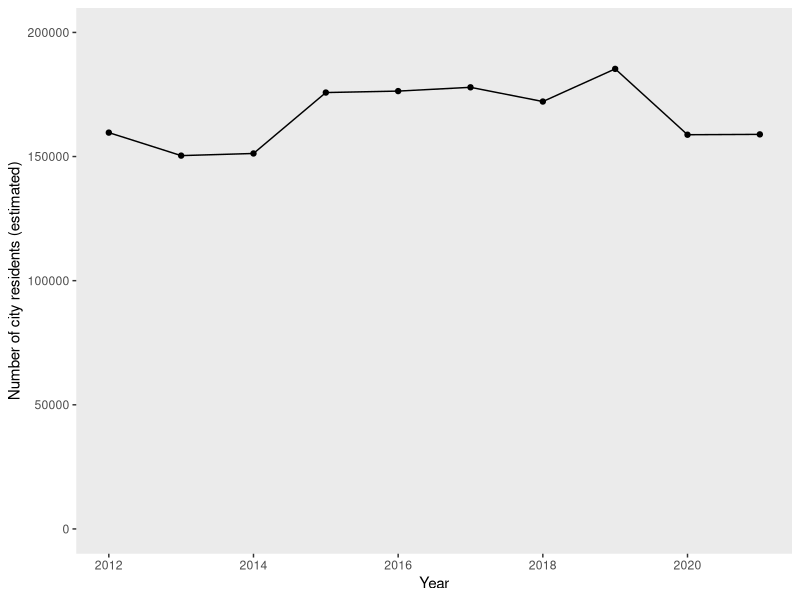
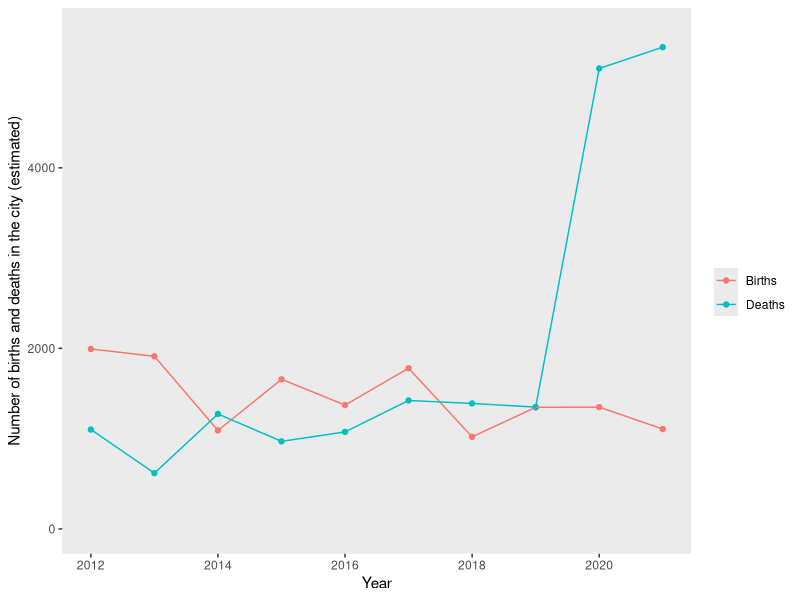
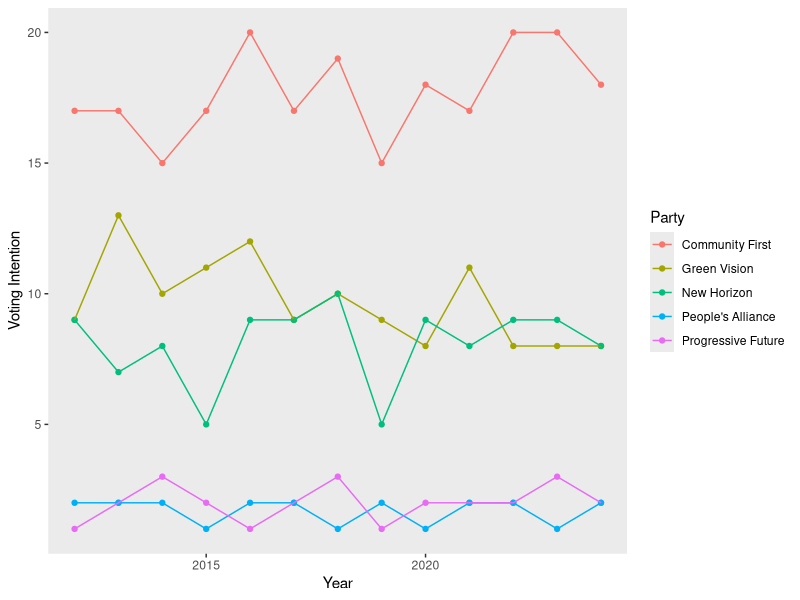
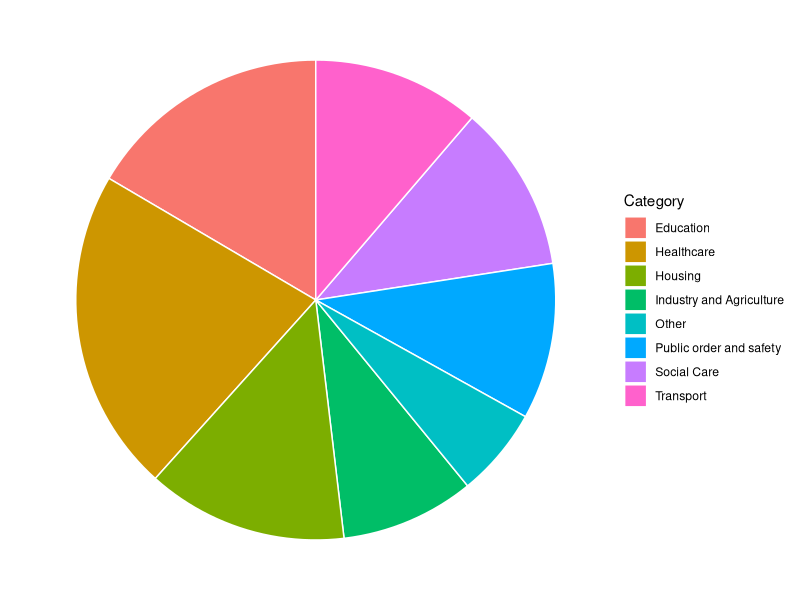
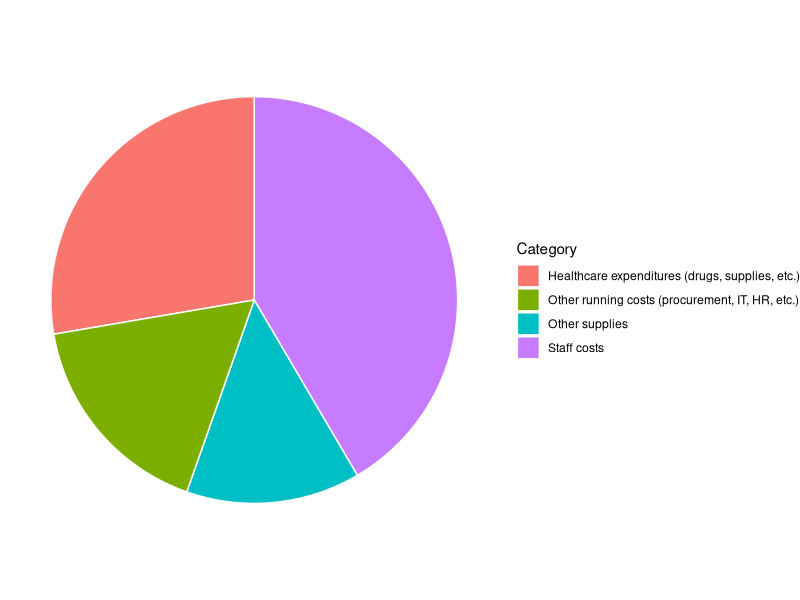

Reproduce these figures in R, in order.
## ---- chunk 1

library(ggplot2)
library(knitr)
## ---- chunk 2
outbreak_deaths <- floor(runif(1, min = 10, max = 30))
outbreak_cases <- floor(runif(1, min = 400, max = 700))
outbreak_icu <- floor(runif(1, min = 10, max = 30))

## ---- chunk 3

Pop <- c(sample(150000:170000, size=3, replace=TRUE), sample(170000:180000, size=3, replace=TRUE), sample(190000:170000, size=2, replace=TRUE), sample(150000:170000, size=2, replace=TRUE))
PopYears <- c(2012:2021)
population <- data.frame(Pop, PopYears)
ggplot(data = population, aes(x=PopYears, y=Pop)) + 
  geom_point() +
  geom_line() +
  labs(y = "Number of city residents (estimated)", x = "Year") +
  scale_y_continuous(limits=c(0, 200000)) + 
  theme(panel.grid.major = element_blank(), panel.grid.minor = element_blank())


Demog <- c((rep("Births", 10)), (rep("Deaths", 10)))
Num <- c(sample(1000:2000, size=10, replace=TRUE), sample(500:1500, size=8, replace=TRUE), sample(3000:5500, size=2, replace=TRUE))
DemogYears <- c(rep(2012:2021, 2))
birthdeath <- data.frame(Demog, Num, DemogYears)
ggplot(data = birthdeath, aes(x=DemogYears, y=Num, group=Demog, colour=Demog)) + 
  geom_point() +
  geom_line() +
  labs(y = "Number of births and deaths in the city (estimated)", x = "Year", colour = "Demographics") +
  scale_y_continuous(limits=c(0, 5500)) + 
  theme(panel.grid.major = element_blank(), panel.grid.minor = element_blank()) + 
  scale_color_discrete(name="")
## ---- chunk 4

# Generate random party names
party_names <- sample(c("Progressive Future", "United Workers", "Eco Harmony", 
                        "People's Alliance", "New Horizon", "Community First", 
                        "Renewal Movement", "Green Vision", "Forward Together", 
                        "Liberty League"), 5)

# Create a vector of party assignments
Party <- rep(party_names, each = 13)  # 13 years per party (2012–2024)

# Generate random polling data for each party
Polls <- c(sample(1:3, size=13, replace=TRUE), 
           sample(8:14, size=13, replace=TRUE), 
           sample(15:20, size=13, replace=TRUE), 
           sample(5:10, size=13, replace=TRUE), 
           sample(1:2, size=13, replace=TRUE))

# Generate years from 2012 to 2024 for each party
PolYears <- rep(2012:2024, times = 5)

# Create the data frame
politics <- data.frame(Party, Polls, PolYears)

# Plot the data
ggplot(data = politics, aes(x=PolYears, y=Polls, color=Party)) + 
  geom_point() +
  geom_line() +
  labs(y = "Voting Intention", x = "Year") + 
  theme(panel.grid.major = element_blank(), panel.grid.minor = element_blank())

# Calculate total councillors elected after 2020
Councillors <- sum(politics[politics$PolYears > 2020, "Polls"])

## ---- chunk 5

# Get the most recent year in the dataset
latest_year <- max(politics$PolYears)

# Extract only the most recent year's data
pol2024 <- politics[politics$PolYears == latest_year, "Polls"]

# Add randomness (increase seats by 2 to 10)
pol2024 <- pol2024 + sample(2:10, length(pol2024), replace = TRUE)

# Use the **same** party names from the first code chunk
Parties <- unique(politics$Party)

# Create the data frame
Councillors <- data.frame(Parties, pol2024)

# Format table output
kable(x = Councillors, 
      format = "html", 
      col.names = c("Political Party", "Number of Seats"))

## ---- chunk 6

# Define the categories
categories <- c("Education", "Industry and Agriculture", "Social Care", 
                "Transport", "Public order and safety", "Healthcare", 
                "Housing", "Other")

# Original values
base_values <- c(13, 7, 9, 5, 7, 21, 8, 2)

# Generate a random increase between 2 and 10 for each category
random_increase <- sample(2:10, length(base_values), replace=TRUE)

# Add the random increase to the base values
new_values <- base_values + random_increase

# Create the data frame
expenses <- data.frame(Category = categories, value = new_values)

# Plot the pie chart
ggplot(expenses, aes(x="", y=value, fill=Category)) +
  geom_bar(stat="identity", width=1, color="white") +
  coord_polar("y", start=0) +
  theme_void()

## ---- chunk 7

# Original expense values
expense_values <- c(25, 17, 9, 12)

# Add a small random change (-3 to +3), ensuring values stay above 1
randomized_values <- pmax(expense_values + sample(-3:3, length(expense_values), replace = TRUE), 1)

# Create the data frame
expenses <- data.frame(
  Category = c("Staff costs", "Healthcare expenditures (drugs, supplies, etc.)", 
               "Other supplies", "Other running costs (procurement, IT, HR, etc.)"),
  value = randomized_values
)

# Plot the data
ggplot(expenses, aes(x="", y=value, fill=Category)) +
  geom_bar(stat="identity", width=1, color="white") +
  coord_polar("y", start=0) +
  theme_void()
